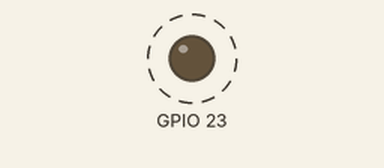
Recording of a program running on a simulated Raspberry Pi (BCM pin numbers). Parts: output pins drawn as LEDs (lit = HIGH). Dashed ring = blinking.

Above: at 0.1 s.
Timing chart, 0 to 3.0 s (numbered marks = the images above):
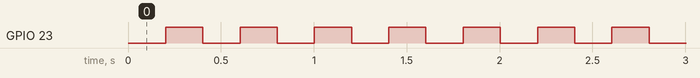

The program:

ledFlasher.py
```python
import pigpio
import sys
import time

def main():
    #Run pigpiod is called on getSensorData script

    #Init led flasher
    try:
        pi = pigpio.pi()
        while True:
            #time.sleep(4)
            time.sleep(0.2)
            pi.write(23,1)
            time.sleep(0.2)
            pi.write(23,0)
    except:
        print 'Error init led flasher'
        pi.stop()
        sys.exit(1)

if __name__ == '__main__':
    main()
```

Measured:
- by itself, GPIO 23: alternates HIGH for 0.20 s and LOW for 0.20 s
